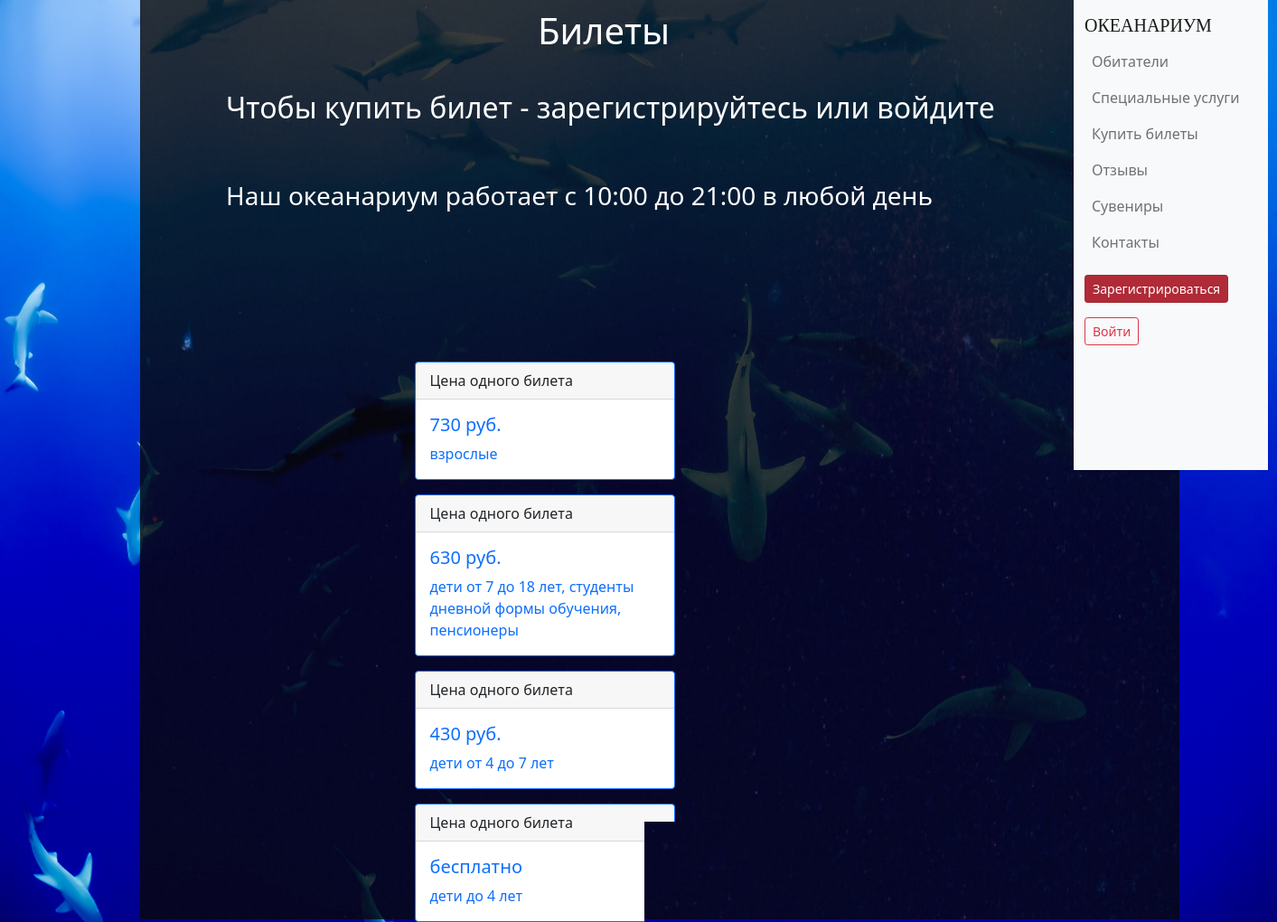
Page /tickets on the committed database.
### data/tickets.py (models this page shows)
class Tickets(SqlAlchemyBase, SerializerMixin):
    __tablename__ = 'tickets'
    id = sqlalchemy.Column(sqlalchemy.Integer,
                           primary_key=True, autoincrement=True)
    title = sqlalchemy.Column(sqlalchemy.String, nullable=True)
    content = sqlalchemy.Column(sqlalchemy.String, nullable=True)
    age = sqlalchemy.Column(sqlalchemy.String, nullable=True)
    price = sqlalchemy.Column(sqlalchemy.Integer, nullable=True)

### main.py (the view)
@app.route("/tickets")  # окно с билетами
def tickets():
    tic = url_for('static', filename='img/octopus_back.png')
    db_sess = db_session.create_session()
    tickets = db_sess.query(Tickets).all()
    return render_template("tickets.html", title='Билеты', tic=tic, tickets=tickets)

### data/db_session.py (called while the page is built)
def create_session() -> Session:
    global __factory
    return __factory()

### templates/tickets.html (shortened to what this page needs)
{% extends "base.html" %}
{% block content %}
<div class="kard">
</div>
<h1>Билеты</h1>
<h3>Наш океанариум работает с 10:00 до 21:00 в любой день</h3>
{% if current_user.is_authenticated %}
<div class="napis">
<a href="/buy_tickets" class="btn btn-danger">Купить билет</a>
</div>
{% else %}
<h2>Чтобы купить билет - зарегистрируйтесь или войдите</h2>
{% endif %}
{% for item in tickets%}
<div class="card border-primary mb-3" style="max-width: 18rem;">
  <div class="card-header">{{item.title}}
  </div>
  <div class="card-body text-primary">
    <h5 class="card-title">{{item.price}}</h5>
    <p class="card-text">{{item.age}} </p>
  </div>
</div>
{% endfor %}
{% endblock %}

### templates/tickets.html (style rules this page uses)
body { background-image: url('static/img/jakob-owens-dO8qMqWimo8-unsplash.jpg'); background-size: cover; }
h1 { position: absolute; top: 10px; left: 595px; font-style: normal; font-weight: normal; color: #FFFFFF; }
.kard { position: fixed; top: 0px; left: 155px; opacity: 0.8; }
.card { top: 400px; left: 400px; }
h2 { position: absolute; top: 100px; left: 250px; font-style: normal; font-weight: normal; color: #FFFFFF; }
h3 { position: absolute; top: 200px; left: 250px; font-style: normal; font-weight: normal; color: #FFFFFF; }

### rows in the picture
Tickets: title "Цена одного билета", price "730 руб.", age "взрослые"
Tickets: title "Цена одного билета", price "630 руб.", age "дети от 7 до 18 лет, студенты дневной формы обучения, пенсионеры"
Tickets: title "Цена одного билета", price "430 руб.", age "дети от 4 до 7 лет"
Tickets: title "Цена одного билета", price "бесплатно", age "дети до 4 лет"
